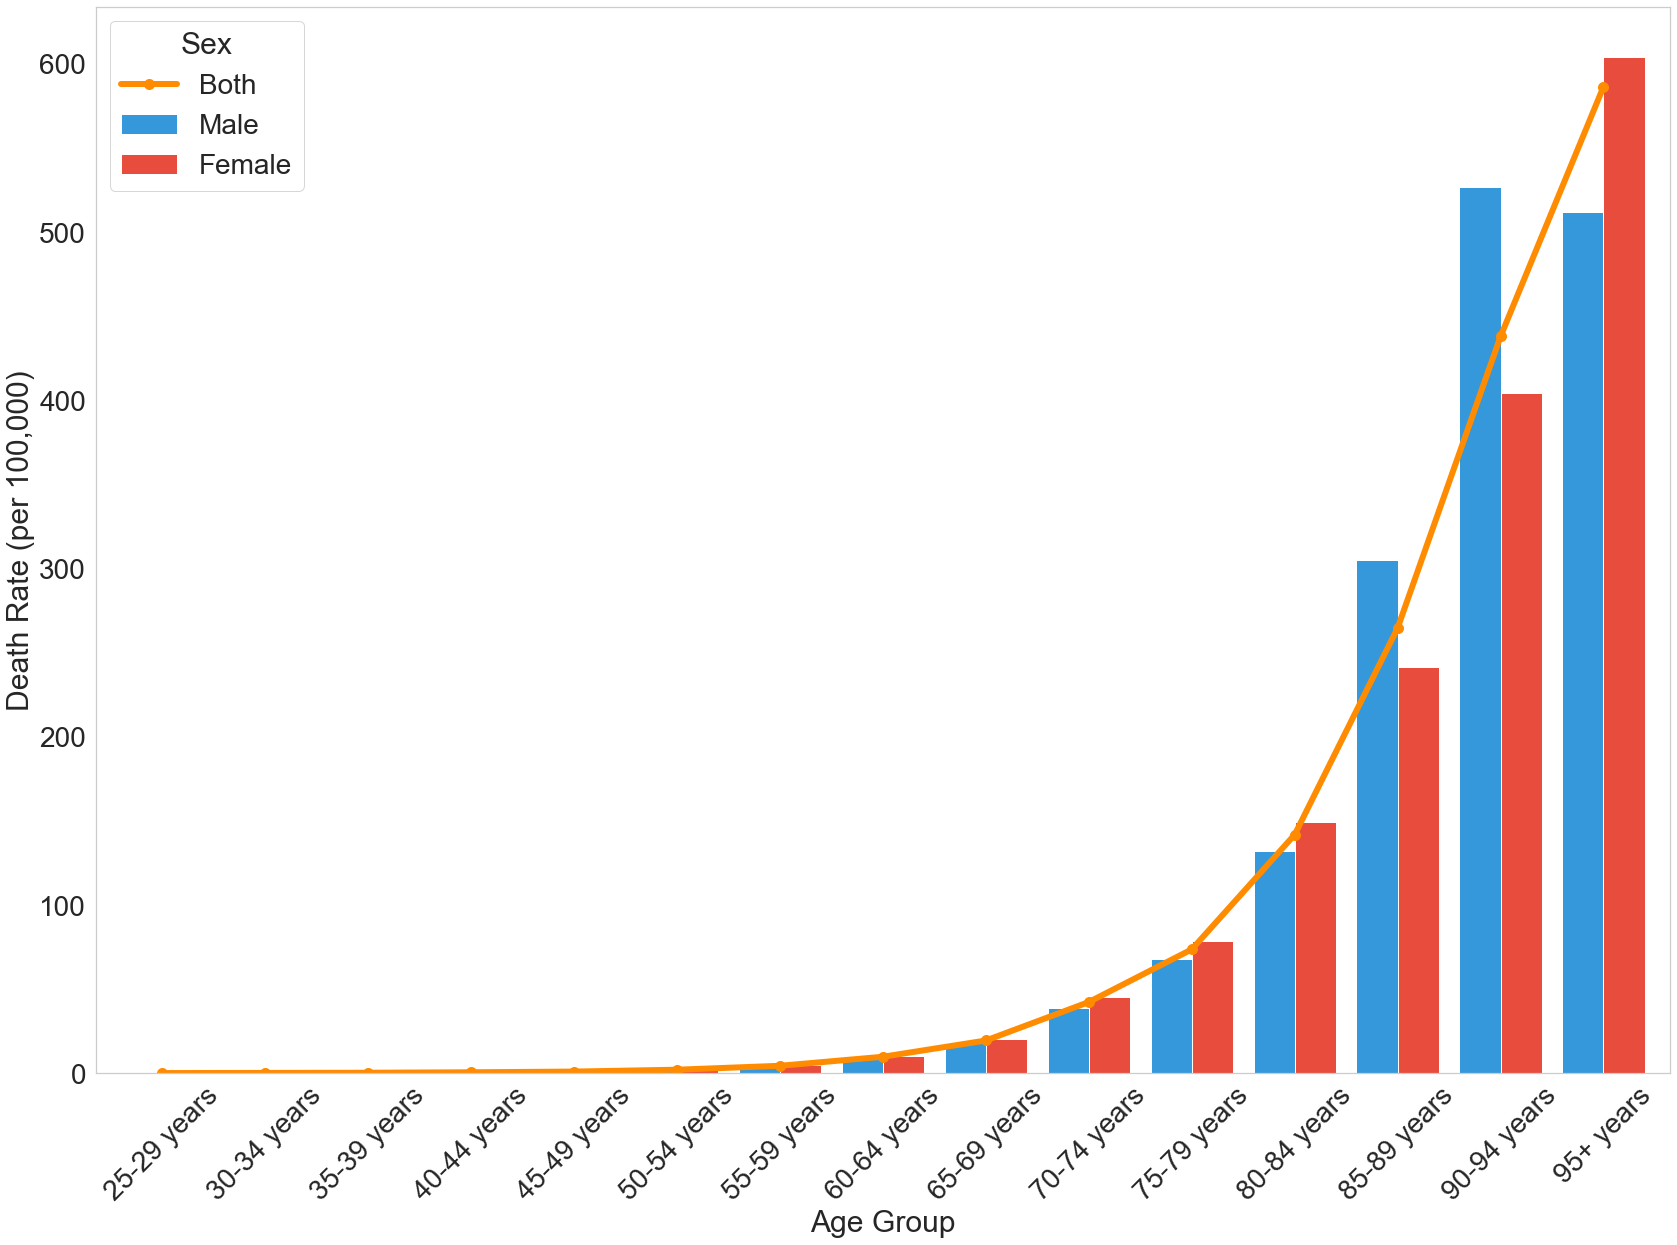

The script that drew this image:
# -*- coding: utf-8 -*-
"""
Created on Tue Jul  2 16:29:34 2024

@author: 61967
"""

import pandas as pd
import matplotlib.pyplot as plt
import seaborn as sns

# 加载数据
file_path = 'C:\\Users\\61967\\Desktop\\GBD\\China\\年龄段\\中国\\Death china.csv'
data = pd.read_csv(file_path)

# 过滤数据，仅保留 "Low physical activity" 和 2021年的数据
filtered_activity_data = data[(data['rei'] == 'Low physical activity') & (data['year'] == 2021)]

# 创建透视表，索引为年龄组，列为性别，值为DALYs率
pivot_activity_data = filtered_activity_data.pivot_table(index='age', columns='sex', values='val')

# 设置风格为自然风格
sns.set(style="whitegrid")

# 修改配色
colors = {'Male': '#3498db', 'Female': '#e74c3c', 'Both': '#FF8C00'}  # 蓝色、红色和橙色

# 设置字体大小
plt.rcParams.update({'font.size': 30})  # 更新全局字体大小

# 绘制并排柱状图和折线图
fig, ax1 = plt.subplots(figsize=(24, 18))

# 绘制柱状图
bars = pivot_activity_data[['Male', 'Female']].plot(kind='bar', color=[colors['Male'], colors['Female']], ax=ax1, width=0.8)

# 绘制折线图
ax1.plot(pivot_activity_data.index, pivot_activity_data['Both'], color=colors['Both'], marker='o', markersize=10, linewidth=6, label='Both')

# 设置标题和标签
ax1.set_title('', fontsize=30)
ax1.set_xlabel('Age Group', fontsize=30)
ax1.set_ylabel('Death Rate (per 100,000)', fontsize=30)

# 设置x轴和y轴刻度
ax1.set_xticklabels(pivot_activity_data.index, rotation=45, fontsize=28)
ax1.tick_params(axis='y', labelsize=28)

# 设置图例，将 "Both" 合并到左上角的图例中
lines, labels = ax1.get_legend_handles_labels()
ax1.legend(lines, labels, fontsize=28, title='Sex', title_fontsize=30, loc='upper left')

# 去除网格线
ax1.grid(False)

# 显示和保存图表
plt.tight_layout()
plt.show()
